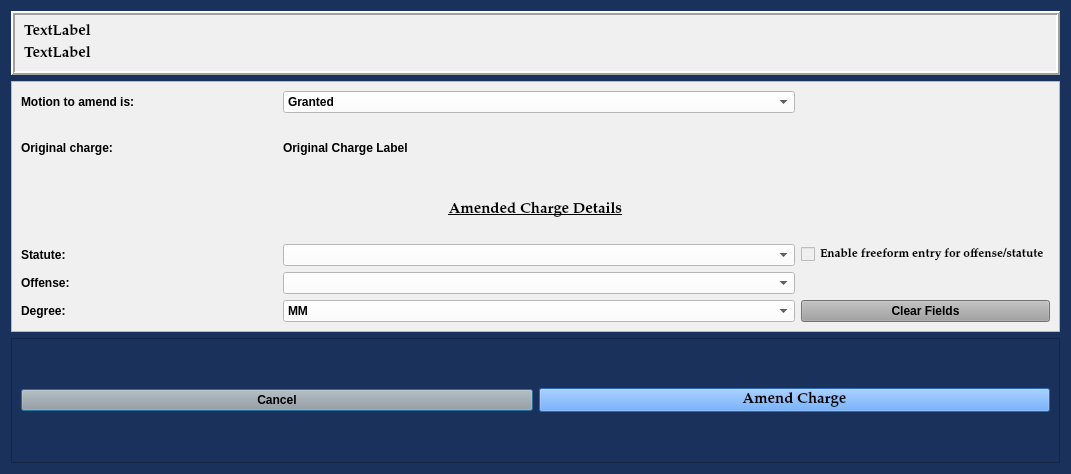
<?xml version="1.0" encoding="UTF-8"?>
<ui version="4.0">
 <class>AmendChargeDialog</class>
 <widget class="QDialog" name="AmendChargeDialog">
  <property name="geometry">
   <rect>
    <x>0</x>
    <y>0</y>
    <width>1071</width>
    <height>474</height>
   </rect>
  </property>
  <property name="sizePolicy">
   <sizepolicy hsizetype="Preferred" vsizetype="Preferred">
    <horstretch>0</horstretch>
    <verstretch>0</verstretch>
   </sizepolicy>
  </property>
  <property name="minimumSize">
   <size>
    <width>0</width>
    <height>0</height>
   </size>
  </property>
  <property name="font">
   <font>
    <family>Palatino Linotype</family>
    <pointsize>11</pointsize>
    <weight>9</weight>
    <italic>false</italic>
    <bold>false</bold>
   </font>
  </property>
  <property name="windowTitle">
   <string>Amend Charge</string>
  </property>
  <property name="styleSheet">
   <string notr="true">background-color: rgb(25, 49, 91);
font: 75 11pt &quot;Palatino Linotype&quot;;</string>
  </property>
  <layout class="QGridLayout" name="gridLayout" rowstretch="0,2,1">
   <item row="2" column="0">
    <widget class="QFrame" name="frame">
     <property name="font">
      <font>
       <family>Palatino Linotype</family>
       <pointsize>11</pointsize>
       <weight>75</weight>
       <italic>false</italic>
       <bold>true</bold>
      </font>
     </property>
     <property name="styleSheet">
      <string notr="true">font: 75 11pt &quot;Palatino Linotype&quot;;
font-weight: bold;</string>
     </property>
     <property name="frameShape">
      <enum>QFrame::StyledPanel</enum>
     </property>
     <property name="frameShadow">
      <enum>QFrame::Raised</enum>
     </property>
     <layout class="QGridLayout" name="gridLayout_4">
      <item row="0" column="0">
       <widget class="QPushButton" name="cancel_Button">
        <property name="styleSheet">
         <string notr="true">background-color: rgb(160, 160, 160);
font-weight: bold;</string>
        </property>
        <property name="text">
         <string>Cancel</string>
        </property>
       </widget>
      </item>
      <item row="0" column="1">
       <widget class="QPushButton" name="amend_charge_Button">
        <property name="font">
         <font>
          <family>Palatino Linotype</family>
          <pointsize>11</pointsize>
          <weight>75</weight>
          <italic>false</italic>
          <bold>true</bold>
         </font>
        </property>
        <property name="styleSheet">
         <string notr="true">background-color: rgb(62, 146, 255);
font: 75 11pt &quot;Palatino Linotype&quot;;
font-weight: bold;</string>
        </property>
        <property name="text">
         <string>Amend Charge</string>
        </property>
       </widget>
      </item>
     </layout>
    </widget>
   </item>
   <item row="0" column="0">
    <widget class="QFrame" name="case_information_frame">
     <property name="sizePolicy">
      <sizepolicy hsizetype="Preferred" vsizetype="Preferred">
       <horstretch>0</horstretch>
       <verstretch>0</verstretch>
      </sizepolicy>
     </property>
     <property name="maximumSize">
      <size>
       <width>5000</width>
       <height>5000</height>
      </size>
     </property>
     <property name="cursor">
      <cursorShape>ArrowCursor</cursorShape>
     </property>
     <property name="styleSheet">
      <string notr="true">background-color: rgb(240, 240, 240);
font-weight: bold;</string>
     </property>
     <property name="frameShape">
      <enum>QFrame::Box</enum>
     </property>
     <property name="frameShadow">
      <enum>QFrame::Raised</enum>
     </property>
     <property name="lineWidth">
      <number>2</number>
     </property>
     <layout class="QGridLayout" name="gridLayout_2">
      <item row="0" column="0">
       <widget class="QLabel" name="case_number_label">
        <property name="font">
         <font>
          <family>Palatino Linotype</family>
          <pointsize>11</pointsize>
          <weight>75</weight>
          <italic>false</italic>
          <bold>true</bold>
         </font>
        </property>
        <property name="text">
         <string>TextLabel</string>
        </property>
       </widget>
      </item>
      <item row="1" column="0">
       <widget class="QLabel" name="defendant_name_label">
        <property name="font">
         <font>
          <family>Palatino Linotype</family>
          <pointsize>11</pointsize>
          <weight>75</weight>
          <italic>false</italic>
          <bold>true</bold>
         </font>
        </property>
        <property name="text">
         <string>TextLabel</string>
        </property>
       </widget>
      </item>
     </layout>
    </widget>
   </item>
   <item row="1" column="0">
    <widget class="QFrame" name="frame_3">
     <property name="sizePolicy">
      <sizepolicy hsizetype="Preferred" vsizetype="Preferred">
       <horstretch>0</horstretch>
       <verstretch>0</verstretch>
      </sizepolicy>
     </property>
     <property name="font">
      <font>
       <family>Palatino Linotype</family>
       <pointsize>11</pointsize>
       <weight>75</weight>
       <italic>false</italic>
       <bold>true</bold>
      </font>
     </property>
     <property name="styleSheet">
      <string notr="true">background-color: rgb(240, 240, 240);
font-weight: bold;</string>
     </property>
     <property name="frameShape">
      <enum>QFrame::StyledPanel</enum>
     </property>
     <property name="frameShadow">
      <enum>QFrame::Raised</enum>
     </property>
     <layout class="QGridLayout" name="gridLayout_3" columnstretch="1,2,0">
      <item row="4" column="0">
       <widget class="QLabel" name="label_15">
        <property name="text">
         <string>Offense:</string>
        </property>
       </widget>
      </item>
      <item row="3" column="0">
       <widget class="QLabel" name="label_6">
        <property name="text">
         <string>Statute:</string>
        </property>
       </widget>
      </item>
      <item row="5" column="1">
       <widget class="QComboBox" name="degree_choice_box">
        <property name="enabled">
         <bool>true</bool>
        </property>
        <property name="focusPolicy">
         <enum>Qt::TabFocus</enum>
        </property>
        <property name="styleSheet">
         <string notr="true">background-color: rgb(255, 255, 255);</string>
        </property>
        <item>
         <property name="text">
          <string>MM</string>
         </property>
        </item>
        <item>
         <property name="text">
          <string>M1</string>
         </property>
        </item>
        <item>
         <property name="text">
          <string>M2</string>
         </property>
        </item>
        <item>
         <property name="text">
          <string>M3</string>
         </property>
        </item>
        <item>
         <property name="text">
          <string>M4</string>
         </property>
        </item>
        <item>
         <property name="text">
          <string>UCM</string>
         </property>
        </item>
       </widget>
      </item>
      <item row="3" column="1">
       <widget class="QComboBox" name="statute_choice_box">
        <property name="enabled">
         <bool>true</bool>
        </property>
        <property name="minimumSize">
         <size>
          <width>300</width>
          <height>0</height>
         </size>
        </property>
        <property name="focusPolicy">
         <enum>Qt::WheelFocus</enum>
        </property>
        <property name="styleSheet">
         <string notr="true">background-color: rgb(255, 255, 255);</string>
        </property>
        <property name="editable">
         <bool>false</bool>
        </property>
       </widget>
      </item>
      <item row="3" column="2">
       <widget class="ConditionCheckbox" name="freeform_entry_checkBox">
        <property name="font">
         <font>
          <family>Palatino Linotype</family>
          <pointsize>9</pointsize>
          <weight>75</weight>
          <italic>false</italic>
          <bold>true</bold>
         </font>
        </property>
        <property name="focusPolicy">
         <enum>Qt::NoFocus</enum>
        </property>
        <property name="styleSheet">
         <string notr="true">font: 75 9pt &quot;Palatino Linotype&quot;;
font-weight: bold;</string>
        </property>
        <property name="text">
         <string>Enable freeform entry for offense/statute</string>
        </property>
       </widget>
      </item>
      <item row="5" column="2">
       <widget class="QPushButton" name="clear_fields_Button">
        <property name="focusPolicy">
         <enum>Qt::NoFocus</enum>
        </property>
        <property name="styleSheet">
         <string notr="true">background-color: rgb(160, 160, 160);</string>
        </property>
        <property name="text">
         <string>Clear Fields</string>
        </property>
       </widget>
      </item>
      <item row="1" column="0">
       <widget class="QLabel" name="label_2">
        <property name="text">
         <string>Original charge:</string>
        </property>
       </widget>
      </item>
      <item row="0" column="0">
       <widget class="QLabel" name="label">
        <property name="text">
         <string>Motion to amend is:</string>
        </property>
       </widget>
      </item>
      <item row="0" column="1">
       <widget class="QComboBox" name="motion_decision_box">
        <property name="styleSheet">
         <string notr="true">background-color: rgb(255, 255, 255);</string>
        </property>
        <property name="editable">
         <bool>false</bool>
        </property>
        <item>
         <property name="text">
          <string>Granted</string>
         </property>
        </item>
        <item>
         <property name="text">
          <string>Denied</string>
         </property>
        </item>
       </widget>
      </item>
      <item row="5" column="0">
       <widget class="QLabel" name="label_23">
        <property name="text">
         <string>Degree:</string>
        </property>
       </widget>
      </item>
      <item row="4" column="1">
       <widget class="QComboBox" name="offense_choice_box">
        <property name="minimumSize">
         <size>
          <width>300</width>
          <height>0</height>
         </size>
        </property>
        <property name="styleSheet">
         <string notr="true">background-color: rgb(255, 255, 255);</string>
        </property>
        <property name="editable">
         <bool>false</bool>
        </property>
       </widget>
      </item>
      <item row="2" column="0" colspan="3">
       <widget class="QLabel" name="label_3">
        <property name="font">
         <font>
          <family>Palatino Linotype</family>
          <pointsize>11</pointsize>
          <weight>75</weight>
          <italic>false</italic>
          <bold>true</bold>
          <underline>true</underline>
         </font>
        </property>
        <property name="text">
         <string>Amended Charge Details</string>
        </property>
        <property name="alignment">
         <set>Qt::AlignCenter</set>
        </property>
       </widget>
      </item>
      <item row="1" column="1">
       <widget class="QLabel" name="original_charge_label">
        <property name="text">
         <string>Original Charge Label</string>
        </property>
       </widget>
      </item>
     </layout>
    </widget>
   </item>
  </layout>
 </widget>
 <customwidgets>
  <customwidget>
   <class>ConditionCheckbox</class>
   <extends>QCheckBox</extends>
   <header>.custom_widgets</header>
  </customwidget>
 </customwidgets>
 <tabstops>
  <tabstop>motion_decision_box</tabstop>
  <tabstop>statute_choice_box</tabstop>
  <tabstop>offense_choice_box</tabstop>
  <tabstop>degree_choice_box</tabstop>
  <tabstop>amend_charge_Button</tabstop>
  <tabstop>cancel_Button</tabstop>
 </tabstops>
 <resources/>
 <connections/>
 <slots>
  <slot>proceed_to_ability_to_pay()</slot>
  <slot>close_window()</slot>
  <slot>add_offense()</slot>
  <slot>amend_offense()</slot>
  <slot>proceed_to_sentencing()</slot>
 </slots>
</ui>
